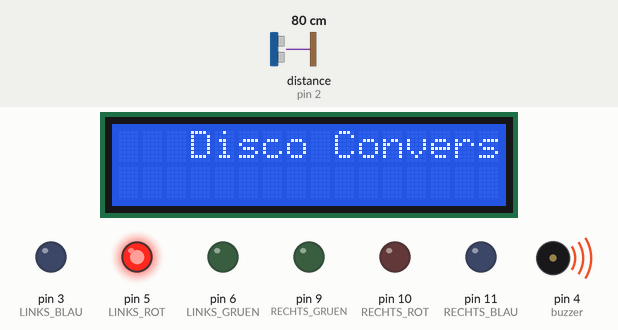
This sketch was run on a simulated Arduino Uno, built with avr-gcc and run on an emulated ATmega328P. Parts: 16×2 character LCD, output pins drawn as LEDs (lit = HIGH), buzzer (waves = sounding). Wiring (inferred from the names in the program): range finder with pulse-width output: data pin 2. The inputs (shaded band) are chosen by the test bench; at power-on: distance to the obstacle (sensor on pin 2) 80 cm.

Above: at 0.63 s.
At 5.55 s:
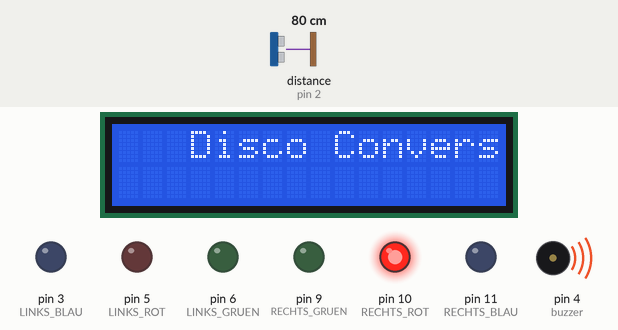
At 10.37 s:
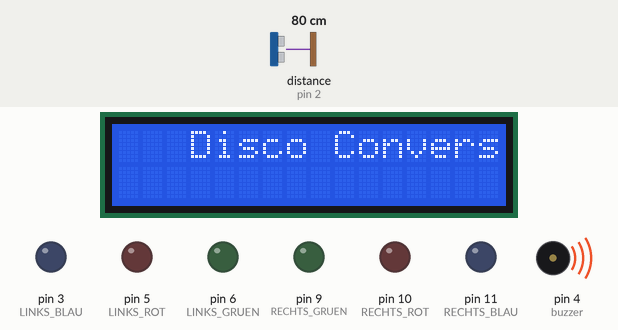
At 20.11 s:
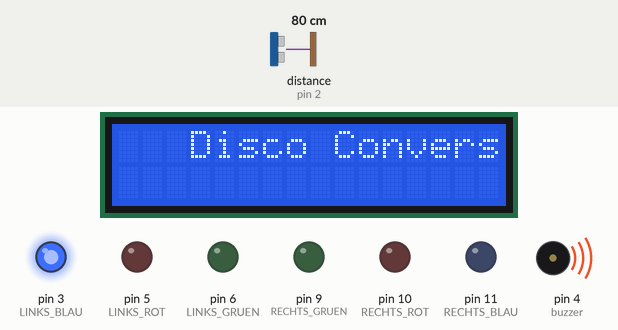
At 29.53 s:
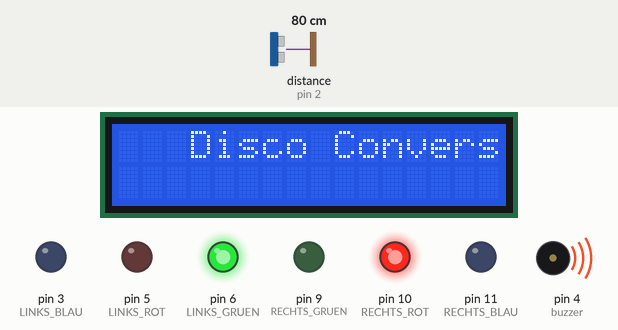
At 39.64 s:
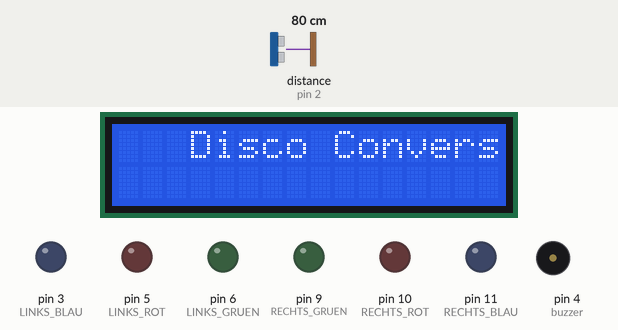
Timing chart, 0 to 40.0 s (numbered marks = the images above):
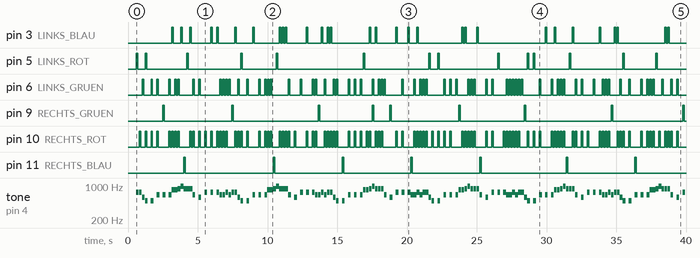

Measured:
- by itself, pin 3 (LINKS_BLAU): LOW → HIGH at 3.1 s, → LOW 0.11 s later, → HIGH 0.54 s later, → LOW 0.11 s later, … (60 changes in this stretch)
- by itself, pin 5 (LINKS_ROT): LOW → HIGH at 0.58 s, → LOW 0.11 s later, → HIGH 0.54 s later, → LOW 0.11 s later, … (28 changes in this stretch)
- by itself, pin 6 (LINKS_GRUEN): LOW → HIGH at 1.0 s, → LOW 0.11 s later, → HIGH 0.54 s later, → LOW 0.11 s later, … (142 changes in this stretch)
- by itself, pin 9 (RECHTS_GRUEN): LOW → HIGH at 2.5 s, → LOW 0.11 s later, → HIGH 4.8 s later, → LOW 0.11 s later, … (18 changes in this stretch)
- by itself, pin 10 (RECHTS_ROT): LOW → HIGH at 0.79 s, → LOW 0.11 s later, → HIGH 0.32 s later, → LOW 0.11 s later, … (198 changes in this stretch)
- by itself, pin 11 (RECHTS_BLAU): LOW → HIGH at 4.0 s, → LOW 0.11 s later, → HIGH 6.3 s later, → LOW 0.11 s later, … (14 changes in this stretch)
- by itself, tone on pin 4 (buzzer): plays 740 Hz for 0.19 s, 740 Hz for 0.19 s, 587 Hz for 0.19 s, 494 Hz for 0.19 s, 494 Hz for 0.19 s, 659 Hz for 0.19 s … (138 notes in this stretch)

The sketch:

TonExp..ino
```cpp
#include "pitches.h"

// bei Rest kein Licht

int tempo = 140;

// change this to whichever pin you want to use
int buzzer = 4;

// notes of the moledy followed by the duration.
// a 4 means a quarter note, 8 an eighteenth , 16 sixteenth, so on
// !!negative numbers are used to represent dotted notes,
// so -4 means a dotted quarter note, that is, a quarter plus an eighteenth!!
int melody[] = {

  // Take on me, by A-ha
  // Score available at https://musescore.com/user/27103612/scores/4834399
  // Arranged by Edward Truong

  NOTE_FS5, 8, NOTE_FS5, 8, NOTE_D5, 8, NOTE_B4, 8, REST, 8, NOTE_B4, 8, REST, 8, NOTE_E5, 8,
  REST, 8, NOTE_E5, 8, REST, 8, NOTE_E5, 8, NOTE_GS5, 8, NOTE_GS5, 8, NOTE_A5, 8, NOTE_B5, 8,
  NOTE_A5, 8, NOTE_A5, 8, NOTE_A5, 8, NOTE_E5, 8, REST, 8, NOTE_D5, 8, REST, 8, NOTE_FS5, 8,
  REST, 8, NOTE_FS5, 8, REST, 8, NOTE_FS5, 8, NOTE_E5, 8, NOTE_E5, 8, NOTE_FS5, 8, NOTE_E5, 8,
  NOTE_FS5, 8, NOTE_FS5, 8, NOTE_D5, 8, NOTE_B4, 8, REST, 8, NOTE_B4, 8, REST, 8, NOTE_E5, 8,

  REST, 8, NOTE_E5, 8, REST, 8, NOTE_E5, 8, NOTE_GS5, 8, NOTE_GS5, 8, NOTE_A5, 8, NOTE_B5, 8,
  NOTE_A5, 8, NOTE_A5, 8, NOTE_A5, 8, NOTE_E5, 8, REST, 8, NOTE_D5, 8, REST, 8, NOTE_FS5, 8,
  REST, 8, NOTE_FS5, 8, REST, 8, NOTE_FS5, 8, NOTE_E5, 8, NOTE_E5, 8, NOTE_FS5, 8, NOTE_E5, 8,
  NOTE_FS5, 8, NOTE_FS5, 8, NOTE_D5, 8, NOTE_B4, 8, REST, 8, NOTE_B4, 8, REST, 8, NOTE_E5, 8,
  REST, 8, NOTE_E5, 8, REST, 8, NOTE_E5, 8, NOTE_GS5, 8, NOTE_GS5, 8, NOTE_A5, 8, NOTE_B5, 8,

  NOTE_A5, 8, NOTE_A5, 8, NOTE_A5, 8, NOTE_E5, 8, REST, 8, NOTE_D5, 8, REST, 8, NOTE_FS5, 8,
  REST, 8, NOTE_FS5, 8, REST, 8, NOTE_FS5, 8, NOTE_E5, 8, NOTE_E5, 8, NOTE_FS5, 8, NOTE_E5, 8,

};
//LichtPins Rechts
#define RECHTS_ROT       10
#define RECHTS_BLAU      11
#define RECHTS_GRUEN      9

//LichtPins Links
#define LINKS_ROT         5
#define LINKS_BLAU        3
#define LINKS_GRUEN       6

#define INTERRUPT_PIN      2
#define ANZAHL_LICHT_MODI        3


// sizeof gives the number of bytes, each int value is composed of two bytes (16 bits)
// there are two values per note (pitch and duration), so for each note there are four bytes
int notes = sizeof(melody) / sizeof(melody[0]) / 2;

// this calculates the duration of a whole note in ms
int ganzeNote = (60000 * 4) / tempo;

int divider = 0, Notenlaenge = 0;

volatile byte lightMode = 0;
volatile int letzteAenderung = 0;

#include <LiquidCrystal_I2C.h>
#include <Wire.h>
LiquidCrystal_I2C Lcd(0x27, 16, 2);
void setup() {
  Serial.begin(9600);
  pinMode(RECHTS_ROT, OUTPUT);
  pinMode(RECHTS_BLAU, OUTPUT);
  pinMode(RECHTS_GRUEN, OUTPUT);
  pinMode(LINKS_ROT, OUTPUT);
  pinMode(LINKS_BLAU, OUTPUT);
  pinMode(LINKS_GRUEN, OUTPUT);
  pinMode(INTERRUPT_PIN, INPUT_PULLUP);
  //Funktion(isr) wird mit intterupt verbunden, von + auf -
  //Hauptprogramm wird bei Fall unterbrochen, verbundene Funktion aussgeführt
  //Interrupt wird benutzt, um staendiges Abfragen(polling) zu vermeiden
  attachInterrupt(digitalPinToInterrupt(INTERRUPT_PIN), changeLightMode, FALLING);
  delay(500);
  letzteAenderung = 0;
  lightMode = 0;

  Lcd.init();
  Lcd.backlight();
  Lcd.setCursor(3, 0);
  Lcd.print("Disco Converse");

}
//isr(kurz, um Hauptprogramm nicht aus Takt zu bringen):
void changeLightMode() {
  const int millisSeitStart = millis();
  const int ZeitSeitLetzterAenderung = millisSeitStart - letzteAenderung;

  if (ZeitSeitLetzterAenderung > 500) {
    letzteAenderung = millisSeitStart;
    lightMode++;
    if (lightMode >= ANZAHL_LICHT_MODI) {
      lightMode = 0;
    }
  }
}

void spieleLichtmodusMusik(int aktuelleNote, int Notenlaenge) {
  if (lightMode == 0) {
    lightMode0(aktuelleNote, Notenlaenge);
  } else if (lightMode == 1) {
    lightMode1(aktuelleNote, Notenlaenge);
  } else if (lightMode == 2) {
    lightMode2(aktuelleNote, Notenlaenge);
  }
}

void lightMode0(int aktuelleNote, int Notenlaenge) {
  analogWrite(RECHTS_ROT, 255);
  analogWrite(LINKS_GRUEN, 255);
}

int lightMode1LinksLeuchten = true;
int lightMode1RGBCounter = 0;
void lightMode1(int aktuelleNote, int Notenlaenge) {
  if (lightMode1LinksLeuchten) {
    if (lightMode1RGBCounter == 0) {
      analogWrite(LINKS_ROT, 255);
    } else if (lightMode1RGBCounter == 1) {
      analogWrite(LINKS_GRUEN, 255);
    } else if (lightMode1RGBCounter == 2) {
      analogWrite(LINKS_BLAU, 255);
    }
    lightMode1RGBCounter++;
    if (lightMode1RGBCounter == 3) {
      lightMode1RGBCounter = 0;
    }
  } else {
    if (lightMode1RGBCounter == 0) {
      analogWrite(RECHTS_BLAU, 255);
    } else if (lightMode1RGBCounter == 1) {
      analogWrite(RECHTS_ROT, 255);
    } else if (lightMode1RGBCounter == 2) {
      analogWrite(RECHTS_GRUEN, 255);
    }
  }

  lightMode1LinksLeuchten = !lightMode1LinksLeuchten;
}

void lightMode2(int aktuelleNote, int Notenlaenge) {
  if (aktuelleNote <= NOTE_B4) {
    analogWrite(LINKS_ROT, 255);
    analogWrite(RECHTS_ROT, 255);
  } else if (aktuelleNote <= NOTE_E5) {
    analogWrite(LINKS_GRUEN, 255);
    analogWrite(RECHTS_ROT, 255);
  } else if (aktuelleNote < NOTE_B5) {
    analogWrite(LINKS_BLAU, 255);
    analogWrite(RECHTS_ROT, 255);
  } else {
    analogWrite(LINKS_GRUEN, 255);
    analogWrite(RECHTS_GRUEN, 255);
  }
}

void alleLampenAus() {
  analogWrite(RECHTS_ROT, 0);
  analogWrite(RECHTS_GRUEN, 0);
  analogWrite(RECHTS_BLAU, 0);
  analogWrite(LINKS_ROT, 0);
  analogWrite(LINKS_GRUEN, 0);
  analogWrite(LINKS_BLAU, 0);
}

void play() {

  int aktuelleNote;

  // iterate over the notes of the melody.
  // Remember, the array is twice the number of notes (notes + durations)
  for (int thisNote = 0; thisNote < notes * 2; thisNote = thisNote + 2) {
    aktuelleNote = melody[thisNote];
    // calculates the duration of each note
    divider = melody[thisNote + 1];
    if (divider > 0) {
      // regular note, just proceed
      Notenlaenge = (ganzeNote) / divider;
    } else if (divider < 0) {
      // dotted notes are represented with negative durations!!
      Notenlaenge = (ganzeNote) / abs(divider);
      Notenlaenge *= 1.5; // incre
      //the duration in half for dotted notes
    }

    // we only play the note for 90% of the duration, leaving 10% as a pause
    tone(buzzer, aktuelleNote, Notenlaenge * 0.9);

    if (aktuelleNote != REST) {
      spieleLichtmodusMusik(aktuelleNote, Notenlaenge);
    }

    delay(Notenlaenge / 2);
    alleLampenAus();
    delay(Notenlaenge / 2);

    // stop the waveform generation before the next note.
    noTone(buzzer);
  }
}

void loop() {
  play();
}
```

pitches.h
```cpp
#define NOTE_B0  31
#define NOTE_C1  33
#define NOTE_CS1 35
#define NOTE_D1  37
#define NOTE_DS1 39
#define NOTE_E1  41
#define NOTE_F1  44
#define NOTE_FS1 46
#define NOTE_G1  49
#define NOTE_GS1 52
#define NOTE_A1  55
#define NOTE_AS1 58
#define NOTE_B1  62
#define NOTE_C2  65
#define NOTE_CS2 69
#define NOTE_D2  73
#define NOTE_DS2 78
#define NOTE_E2  82
#define NOTE_F2  87
#define NOTE_FS2 93
#define NOTE_G2  98
#define NOTE_GS2 104
#define NOTE_A2  110
#define NOTE_AS2 117
#define NOTE_B2  123
#define NOTE_C3  131
#define NOTE_CS3 139
#define NOTE_D3  147
#define NOTE_DS3 156
#define NOTE_E3  165
#define NOTE_F3  175
#define NOTE_FS3 185
#define NOTE_G3  196
#define NOTE_GS3 208
#define NOTE_A3  220
#define NOTE_AS3 233
#define NOTE_B3  247
#define NOTE_C4  262
#define NOTE_CS4 277
#define NOTE_D4  294
#define NOTE_DS4 311
#define NOTE_E4  330
#define NOTE_F4  349
#define NOTE_FS4 370
#define NOTE_G4  392
#define NOTE_GS4 415
#define NOTE_A4  440
#define NOTE_AS4 466
#define NOTE_B4  494
#define NOTE_C5  523
#define NOTE_CS5 554
#define NOTE_D5  587
#define NOTE_DS5 622
#define NOTE_E5  659
#define NOTE_F5  698
#define NOTE_FS5 740
#define NOTE_G5  784
#define NOTE_GS5 831
#define NOTE_A5  880
#define NOTE_AS5 932
#define NOTE_B5  988
#define NOTE_C6  1047
#define NOTE_CS6 1109
#define NOTE_D6  1175
#define NOTE_DS6 1245
#define NOTE_E6  1319
#define NOTE_F6  1397
#define NOTE_FS6 1480
#define NOTE_G6  1568
#define NOTE_GS6 1661
#define NOTE_A6  1760
#define NOTE_AS6 1865
#define NOTE_B6  1976
#define NOTE_C7  2093
#define NOTE_CS7 2217
#define NOTE_D7  2349
#define NOTE_DS7 2489
#define NOTE_E7  2637
#define NOTE_F7  2794
#define NOTE_FS7 2960
#define NOTE_G7  3136
#define NOTE_GS7 3322
#define NOTE_A7  3520
#define NOTE_AS7 3729
#define NOTE_B7  3951
#define NOTE_C8  4186
#define NOTE_CS8 4435
#define NOTE_D8  4699
#define NOTE_DS8 4978
#define REST 0
```
